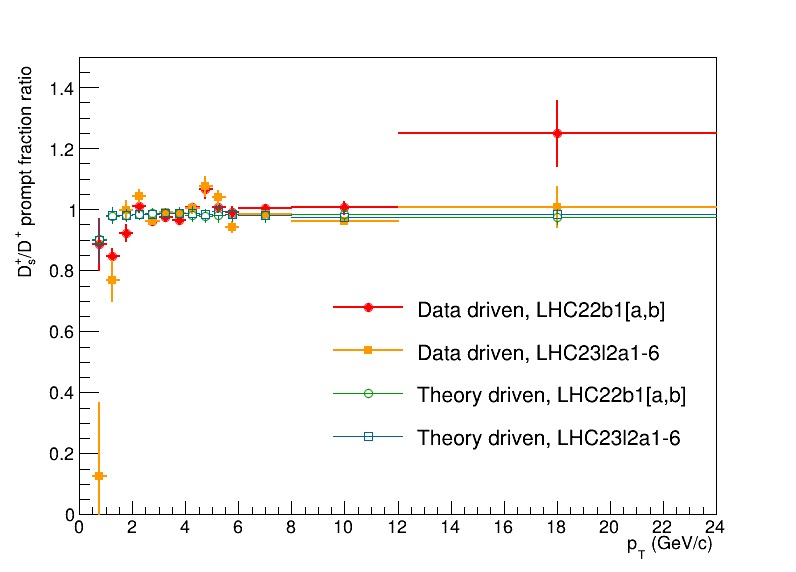

Recreate this plot in Python.
import ROOT 
import sys
sys.path.append("/home/fchinu/Run3/ThesisUtils")
from DfUtils import ConvertGraphToHist

colors = [ROOT.kRed, ROOT.kOrange-3,ROOT.kGreen+2,ROOT.kAzure+4,ROOT.kMagenta+2]
markers = [ROOT.kFullCircle, ROOT.kFullSquare, ROOT.kOpenCircle, ROOT.kOpenSquare]

# DD = Data Driven, TD = Theory Driven

DD_Ds_OldMCFile = ROOT.TFile.Open("/home/fchinu/Run3/Ds_pp_13TeV/FD_Fraction/data_driven/Ds/CutVarDs_pp13TeV_MB.root")
DD_Ds_OldMCFrac = DD_Ds_OldMCFile.Get("hRawFracPrompt")
DD_Ds_OldMCFrac.SetDirectory(0)
DD_Ds_OldMCFile.Close()

DD_Ds_NewMCFile = ROOT.TFile.Open("/home/fchinu/Run3/Ds_pp_13TeV/FD_Fraction/data_driven/Ds/CutVarDs_pp13TeV_MB_newMC.root")
DD_Ds_NewMCFrac = DD_Ds_NewMCFile.Get("hRawFracPrompt")
DD_Ds_NewMCFrac.SetDirectory(0)
DD_Ds_NewMCFile.Close()

DD_Dplus_OldMCFile = ROOT.TFile.Open("/home/fchinu/Run3/Ds_pp_13TeV/FD_Fraction/data_driven/Dplus/CutVarDplus_pp13TeV_MB.root")
DD_Dplus_OldMCFrac = DD_Dplus_OldMCFile.Get("hRawFracPrompt")
DD_Dplus_OldMCFrac.SetDirectory(0)
DD_Dplus_OldMCFile.Close()

DD_Dplus_NewMCFile = ROOT.TFile.Open("/home/fchinu/Run3/Ds_pp_13TeV/FD_Fraction/data_driven/Dplus/CutVarDplus_pp13TeV_MB_newMC.root")
DD_Dplus_NewMCFrac = DD_Dplus_NewMCFile.Get("hRawFracPrompt")
DD_Dplus_NewMCFrac.SetDirectory(0)
DD_Dplus_NewMCFile.Close()

TD_Ds_OldMCFile = ROOT.TFile.Open("/home/fchinu/Run3/Ds_pp_13TeV/FD_Fraction/theory_driven/FD_fraction_Ds.root")
TD_Ds_OldMCFrac = TD_Ds_OldMCFile.Get("gfraction")
TD_Ds_OldMCFile.Close()
TD_Ds_OldMCFrac = ConvertGraphToHist(TD_Ds_OldMCFrac)

TD_Ds_NewMCFile = ROOT.TFile.Open("/home/fchinu/Run3/Ds_pp_13TeV/FD_Fraction/theory_driven/FD_fraction_Ds_newMC.root")
TD_Ds_NewMCFrac = TD_Ds_NewMCFile.Get("gfraction")
TD_Ds_NewMCFile.Close()
TD_Ds_NewMCFrac = ConvertGraphToHist(TD_Ds_NewMCFrac)

TD_Dplus_OldMCFile = ROOT.TFile.Open("/home/fchinu/Run3/Ds_pp_13TeV/FD_Fraction/theory_driven/FD_fraction_Dplus.root")
TD_Dplus_OldMCFrac = TD_Dplus_OldMCFile.Get("gfraction")
TD_Dplus_OldMCFile.Close()
TD_Dplus_OldMCFrac = ConvertGraphToHist(TD_Dplus_OldMCFrac)

TD_Dplus_NewMCFile = ROOT.TFile.Open("/home/fchinu/Run3/Ds_pp_13TeV/FD_Fraction/theory_driven/FD_fraction_Dplus_newMC.root")
TD_Dplus_NewMCFrac = TD_Dplus_NewMCFile.Get("gfraction")
TD_Dplus_NewMCFile.Close()
TD_Dplus_NewMCFrac = ConvertGraphToHist(TD_Dplus_NewMCFrac)

DD_Ratio_OldMC = DD_Ds_OldMCFrac.Clone("DD_Ratio_OldMC")
DD_Ratio_OldMC.Divide(DD_Dplus_OldMCFrac)

DD_Ratio_NewMC = DD_Ds_NewMCFrac.Clone("DD_Ratio_NewMC")
DD_Ratio_NewMC.Divide(DD_Dplus_NewMCFrac)

TD_Ratio_OldMC = TD_Ds_OldMCFrac.Clone("TD_Ratio_OldMC")
TD_Ratio_OldMC.Divide(TD_Dplus_OldMCFrac)

TD_Ratio_NewMC = TD_Ds_NewMCFrac.Clone("TD_Ratio_NewMC")
TD_Ratio_NewMC.Divide(TD_Dplus_NewMCFrac)

c = ROOT.TCanvas("c", "c", 800, 600)
c.DrawFrame(0, 0, 24, 1.5, ";p_{T} (GeV/c);D_{s}^{+}/D^{+} prompt fraction ratio")
DD_Ratio_OldMC.SetLineColor(colors[0])
DD_Ratio_OldMC.SetMarkerColor(colors[0])
DD_Ratio_OldMC.SetMarkerStyle(markers[0])
DD_Ratio_OldMC.Draw("same")
DD_Ratio_NewMC.SetLineColor(colors[1])
DD_Ratio_NewMC.SetMarkerColor(colors[1])
DD_Ratio_NewMC.SetMarkerStyle(markers[1])
DD_Ratio_NewMC.Draw("same")
TD_Ratio_OldMC.SetLineColor(colors[2])
TD_Ratio_OldMC.SetMarkerColor(colors[2])
TD_Ratio_OldMC.SetMarkerStyle(markers[2])
TD_Ratio_OldMC.Draw("same")
TD_Ratio_NewMC.SetLineColor(colors[3])
TD_Ratio_NewMC.SetMarkerColor(colors[3])
TD_Ratio_NewMC.SetMarkerStyle(markers[3])
TD_Ratio_NewMC.Draw("same")

leg = ROOT.TLegend(0.4, 0.2, 0.9, 0.5)
leg.SetBorderSize(0)
leg.SetFillStyle(0)
leg.AddEntry(DD_Ratio_OldMC, "Data driven, LHC22b1[a,b]", "lp")
leg.AddEntry(DD_Ratio_NewMC, "Data driven, LHC23l2a1-6", "lp")
leg.AddEntry(TD_Ratio_OldMC, "Theory driven, LHC22b1[a,b]", "lp")
leg.AddEntry(TD_Ratio_NewMC, "Theory driven, LHC23l2a1-6", "lp")
leg.Draw()

c.SaveAs("/home/fchinu/Run3/Ds_pp_13TeV/FD_Fraction/CompareFractionRatios.png")
